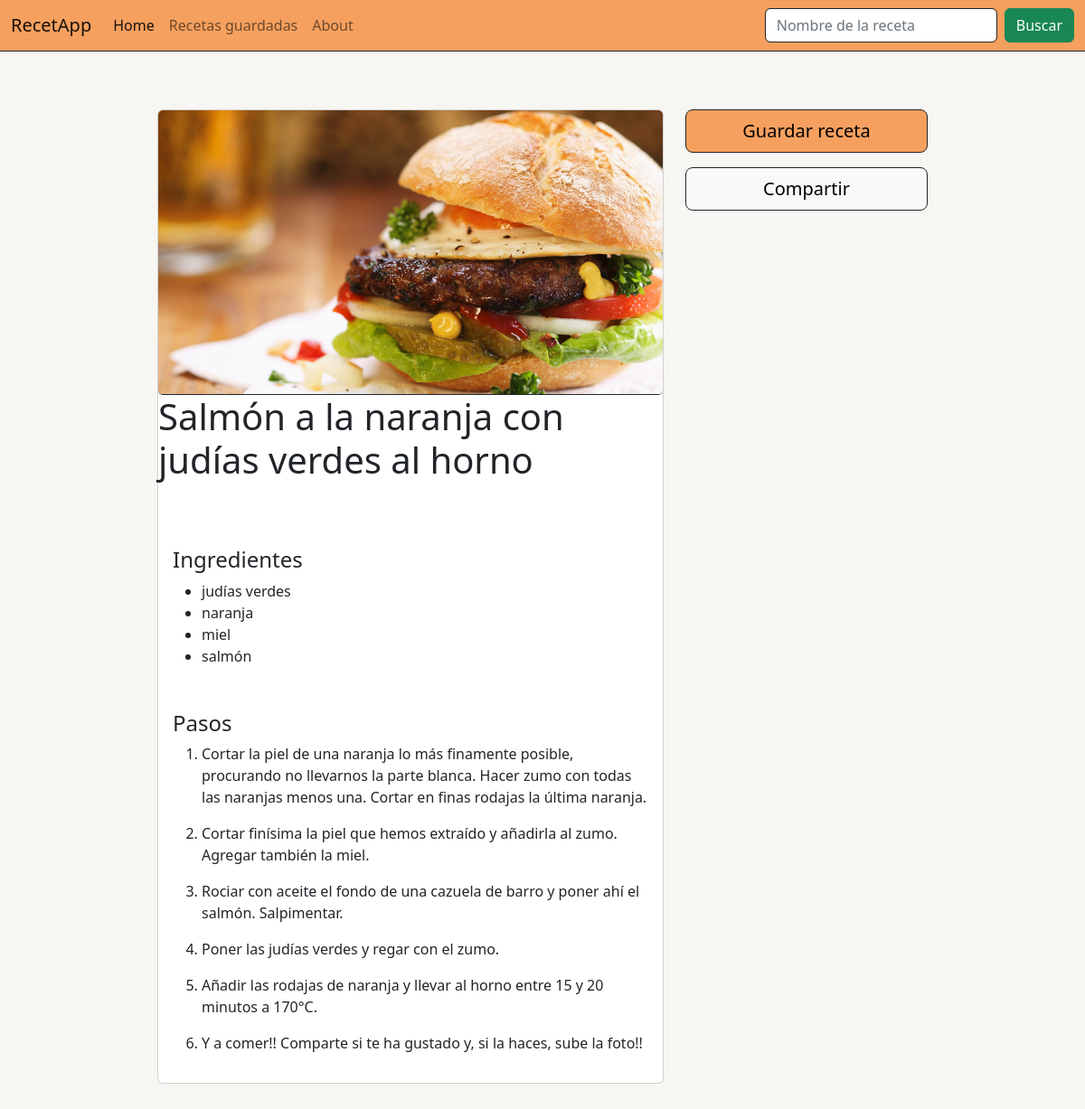
The app's page /receta/10 with its own data.
### app/models.py (models this page shows)
class Recipes(models.Model):
    id = models.AutoField(primary_key=True)
    name = models.CharField(max_length=255)
    steps = models.TextField()
    number_of_ingredients = models.IntegerField(null=True)
    class Meta:
        db_table = 'recipes'

class Ingredients(models.Model):
    id = models.IntegerField(primary_key=True)
    name = models.CharField(max_length=255)
    class Meta:
        db_table = 'ingredient'

### app/views.py (the view)
# urls.py: path("receta/<int:id>", views.detalle_receta, name="detalle_receta"), #Endpoint para buscar detalles de una receta
def detalle_receta(request, id):
    try:
        receta = buscador.buscarRecetasID(id)
        formateado = re.sub("Paso (\d+)\n\n","",receta[2]).split(";")
        IDs = []
        if request.COOKIES.get("recetas"):
            guardadas_json = json.loads(request.COOKIES.get("recetas"))
            IDs  = [eval(i) for i in guardadas_json]
        saved = id in IDs
        context = {
            "receta_id": receta[0],
            "receta_nombre": receta[1],
            "receta_pasos": formateado,
            "receta_ingredientes": receta[4],
            "saved": saved
        }
        return render(request,'receta.html', context)
    except:
        return redirect("index")

### app/buscador.py (called while the page is built)
    def getIngredientes(self,id: int):
        nombres = self._db.getIngredientes(id)
        lista_ingredientes = []
        for nombre in nombres:
            lista_ingredientes.append(nombre)
        return lista_ingredientes

    def buscarRecetasID(self, ID : int):
        try:
            resultado = self._db.buscarRecetasID(ID)
            lista_ingredientes = self.getIngredientes(ID)
            return (resultado[0],resultado[1],resultado[2],resultado[3],lista_ingredientes)
        except:
            raise Error_Buscador("Error Buscador: La sentencia de buscar receta por ID no es correcta")

### app/db.py (called while the page is built)
    def getIngredientes(self, id: int):
            try:
                list_ingredients = Ingredients.objects.filter(recipeingredient__recipe_id=id).select_related('recipeingredient').values_list('name', flat=True)
                return list_ingredients
            except:
                raise Error_DB("Error de base de datos: No hay conexión con la base de datos")

    def buscarRecetasID(self, id: int):
        try:
            result = Recipes.objects.get(id=id)
            return (result.id,result.name,result.steps,result.number_of_ingredients)
        except:
            raise Error_DB("Error de base de datos: No hay conexión con la base de datos")

### app/templates/receta.html
{% extends 'base.html' %}
{% load static %}
{% block content %}
<div class="container-fluid h-100 background">
  <div class="row d-flex-inline bg-light rounded rounded-sm background">
      <div class="col-lg-8 background">
          <div class="card mt-5 w-100">
              <img class="card-img border-bottom border-dark" src="{% static 'img/img-template.jpg' %}" width="100%">
              <h1 class="card-title">{{receta_nombre}}</h1>
              <div class="ps-3 mt-5 card-body">
                  <h4>Ingredientes</h4>
                  <ul>
                    {% for item in receta_ingredientes %}
                      <li>{{item}}</li>
                    {% endfor %}
                  </ul>
                  <h4 class="mt-5">Pasos</h4>
                  <ol>
                      {% for item in receta_pasos %}
                        <li><p>{{item}}</p></li>
                      {% endfor %}
                  </ol>
              </div>
          </div>
      </div>
      <div class="col-lg background">
        <div class="container-fluid">
          <div class="row rounded-sm d-flex flex-column justify-content-center-100">
            <button id="guardarReceta" data-id={{receta_id}} class="btn save-btn flex-grow button-bg btn-outline-success btn-lg mt-5 mb-3 border border-dark" saved={{saved}} origin="receta">Guardar receta</button>
            <div id="compartirReceta" data-id={{receta_id}} class="btn share-btn flex-grow btn-lg btn-light border border-dark">Compartir</div>
          </div>
        </div>
      </div>
  </div>
</div>
</div>
{% endblock %}

### app/static/css/custom.css (style rules this page uses)
.background { background: #f8f6f2; }
.button-bg { background-color: #f5a05f !important; color: black !important; }

### records on screen
Recipes: name "Salmón a la naranja con judías verdes al horno"
Ingredients: name "judías verdes"
Ingredients: name "naranja"
Ingredients: name "miel"
Ingredients: name "salmón"

### other values on screen
{{ item }} "Cortar la piel de una naranja lo más finamente posible, procurando no llevarnos la parte blanca. Hacer zumo con todas las naranjas menos una. Cortar en finas rodajas la última naranja." "Cortar finísima la piel que hemos extraído y añadirla al zumo. Agregar también la miel." "Rociar con aceite el fondo de una cazuela de barro y poner ahí el salmón. Salpimentar." "Poner las judías verdes y regar con el zumo." "Añadir las rodajas de naranja y llevar al horno entre 15 y 20 minutos a 170°C." "Y a comer!! Comparte si te ha gustado y, si la haces, sube la foto!!"
